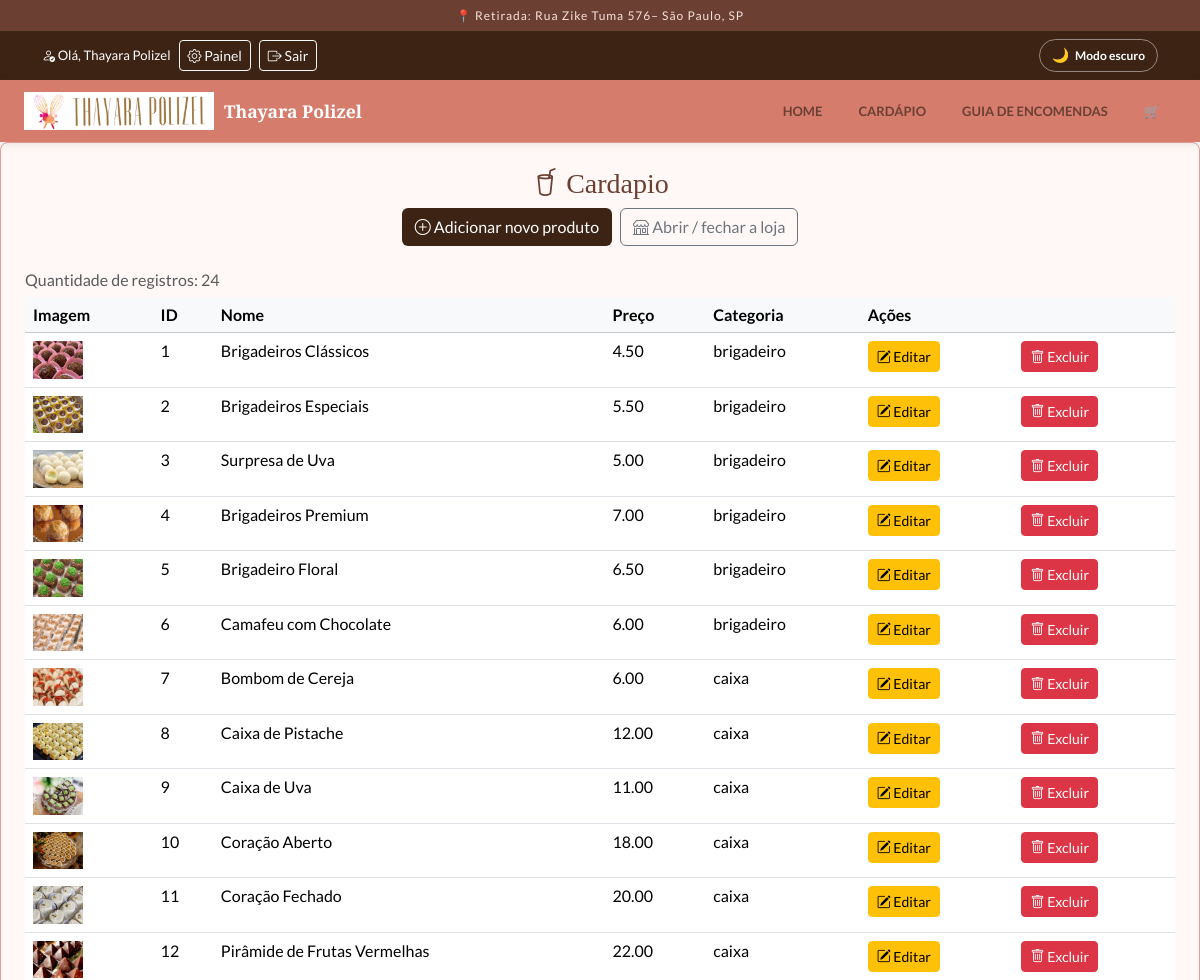
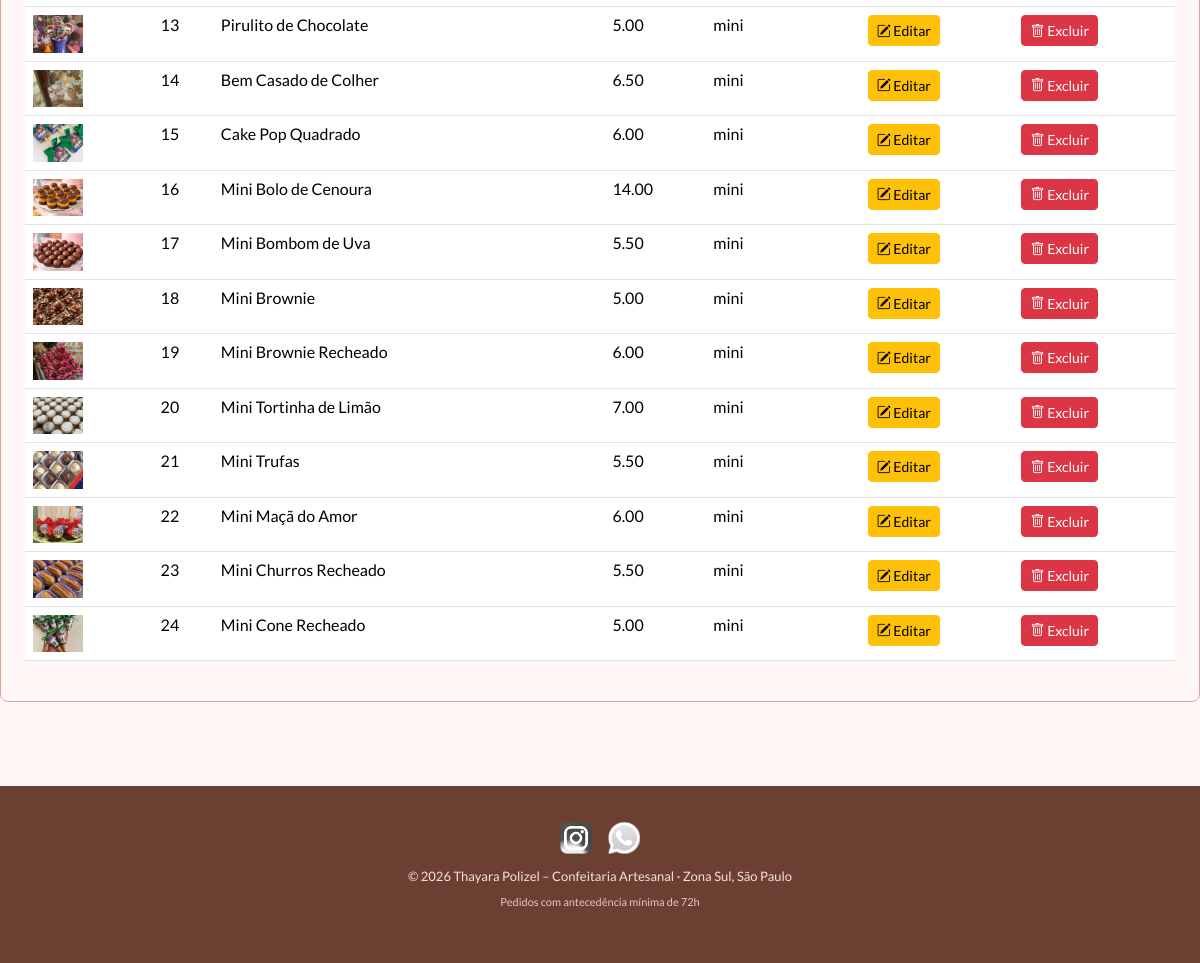
/administradora/cardapio-adm.php (signed in), run on the app's committed database (2 pictures, top to bottom).
### tables this page shows
CREATE TABLE IF NOT EXISTS produtos (
    id INT AUTO_INCREMENT PRIMARY KEY,
    nome VARCHAR(100) NOT NULL,
    preco DECIMAL(10, 2) NOT NULL,
    img VARCHAR(255) NOT NULL,
    cat VARCHAR(50) NOT NULL
);

### src/auth.php (called while the page is built, shortened)
<?php
function usuarioLogado(): ?array
{
    return $_SESSION['usuario'] ?? null;
}
function ehAdministrador(): bool
{
    $usuario = usuarioLogado();
    return $usuario !== null && $usuario['perfil'] === 'admin';
}

### src/cardapio_crud.php (called while the page is built, shortened)
<?php
function buscarCardapio(PDO $conexao): array
{
    $sql = "SELECT id, nome, preco, img, cat FROM produtos";
    $consulta = $conexao->prepare($sql);
    $consulta->execute();
    return $consulta->fetchAll(PDO::FETCH_ASSOC);
}

### administradora/cardapio-adm.php (the view, shortened to what this page needs)
<?php
require_once __DIR__ . '/../config.php';
require_once BASE_PATH . '/src/cardapio_crud.php';
require_once BASE_PATH . '/includes/cabecalho.php';
$produtosBanco = [];
try {
  $produtosBanco = buscarCardapio($conexao);
} catch (Throwable $e) {
  $erro = "Falha ao buscar Cardapio. Detalhes: <br>" .$e->getMessage();
}
?>
<section class="text-center mb-4 border rounded-3 p-4" style="border-color: var(--borda) !important;">
    <h3><i class="bi bi-cup-straw"></i> Cardapio</h3>
    <p class="d-flex gap-2 justify-content-center flex-wrap">
        <a class="btn text-white" style="background-color: var(--marrom-escuro);" href="<?= BASE_URL ?>/administradora/cardapio-adm_inserir.php"><i class="bi bi-plus-circle"></i> Adicionar novo produto</a>
        <a class="btn btn-outline-secondary" href="<?= BASE_URL ?>/administradora/loja-status.php"><i class="bi bi-shop"></i> Abrir / fechar a loja</a>
    </p>
    <div class="table-responsive">
        <table class="table table-hover caption-top">
            <caption>Quantidade de registros: <?= count($produtosBanco) ?> </caption>
            <thead class="align-middle table-light">
                <tr>
                    <th>Imagem</th>
                    <th>ID</th>
                    <th>Nome</th>
                    <th>Preço</th>
                    <th>Categoria</th>
                    <th colspan="2">Ações</th>
                </tr>
            </thead>
            <tbody>
<?php  foreach($produtosBanco as $produtos): ?>
                <tr>
                    <td><img src="<?= BASE_URL ?>/<?= $produtos['img'] ?>" alt="<?= htmlspecialchars($produtos['nome'], ENT_QUOTES, 'UTF-8') ?>" width="50" /></td>
                    <td><?= $produtos['id'] ?></td>
                    <td><?= htmlspecialchars($produtos['nome'], ENT_QUOTES, 'UTF-8') ?></td>
                    <td><?= $produtos['preco'] ?></td>
                    <td><?= htmlspecialchars($produtos['cat'], ENT_QUOTES, 'UTF-8') ?></td>
                    <td><a href="cardapio-adm_editar.php?id=<?= $produtos['id'] ?>" class="btn btn-warning btn-sm"><i class="bi bi-pencil-square"></i> Editar</a></td>
                    <td><a href="cardapio-adm_excluir.php?id=<?= $produtos['id'] ?>" class="btn btn-danger btn-sm"><i class="bi bi-trash"></i> Excluir</a></td>
                </tr>
<?php  endforeach; ?>
            </tbody>
        </table>
    </div>
</section>
<?php require_once BASE_PATH . "/includes/rodape.php"; ?>

### includes/cabecalho.php (shortened to what this page needs)
<?php
$paginaAtual = basename($_SERVER['PHP_SELF']);
function classeAtiva(string $arquivo, string $paginaAtual): string {
  return $arquivo === $paginaAtual ? 'active' : '';
}
$usuarioAtual = usuarioLogado();
?>
<!DOCTYPE html>
<html lang="pt-BR">
<?php require_once BASE_PATH . '/includes/head.php'; ?>
<body class="d-flex flex-column min-vh-100">
  <header>
    <div class="topo-localizacao">📍 Retirada: Rua Zike Tuma 576– São Paulo, SP</div>
    <div class="py-2" style="background-color: var(--marrom-escuro);">
          <div class="container d-flex flex-wrap align-items-center gap-2">
            <?php if ($usuarioAtual === null): ?>
              <a href="<?= BASE_URL ?>/login.php" class="btn btn-sm btn-outline-light">
                <i class="bi bi-people"></i> Usuário
              </a>
            <?php else: ?>
              <span class="text-white small">
                <i class="bi bi-person-check"></i>
                Olá, <?= htmlspecialchars($usuarioAtual['nome'], ENT_QUOTES, 'UTF-8') ?>
              </span>
              <?php if (ehAdministrador()): ?>
                <a href="<?= BASE_URL ?>/administradora/cardapio-adm.php" class="btn btn-sm btn-outline-light">
                  <i class="bi bi-gear"></i> Painel
                </a>
              <?php endif; ?>
              <a href="<?= BASE_URL ?>/logout.php" class="btn btn-sm btn-outline-light">
                <i class="bi bi-box-arrow-right"></i> Sair
              </a>
            <?php endif; ?>
            <button type="button" id="btn-tema" class="btn-tema ms-auto" aria-pressed="false">
              <span class="icone-tema" aria-hidden="true">🌙</span>
              <span class="texto-tema">Modo escuro</span>
            </button>
          </div>
      </div>
    <nav class="navbar-thay">
      <a href="<?= BASE_URL ?>/index.php" class="brand">
        <img src="<?= BASE_URL ?>/fotos/LogoBarra.png" alt="Logo Thayara" onerror="this.style.display='none'">
        Thayara Polizel
      </a>
      <ul class="nav-links">
        <li><a href="<?= BASE_URL ?>/index.php" class="<?= classeAtiva('index.php', $paginaAtual) ?>">Home</a></li>
        <li><a href="<?= BASE_URL ?>/cardapio/cardapio.php" class="<?= classeAtiva('cardapio.php', $paginaAtual) ?>">Cardápio</a></li>
        <li><a href="<?= BASE_URL ?>/guia.php" class="<?= classeAtiva('guia.php', $paginaAtual) ?>">Guia de Encomendas</a></li>
        <li>
          <a href="<?= BASE_URL ?>/carrinho.php" class="carrinho-link <?= classeAtiva('carrinho.php', $paginaAtual) ?>" title="Carrinho">
            🛒
          </a>
        </li>
      </ul>
    </nav>
  </header>
  <main class="flex-grow-1">

### includes/head.php (shortened to what this page needs)
<head>
  <link href="https://cdn.jsdelivr.net/npm/bootstrap@5.3.3/dist/css/bootstrap.min.css" rel="stylesheet">
  <link rel="stylesheet" href="https://cdn.jsdelivr.net/npm/bootstrap-icons@1.11.3/font/bootstrap-icons.min.css">
  <link rel="stylesheet" href="<?= BASE_URL ?>/css/style.css">
</head>

### includes/rodape.php (shortened to what this page needs)
  </main>
  <footer class="rodape">
    <div class="social-icons">
      <a href="https://instagram.com" target="_blank" rel="noopener" title="Instagram">
        <img src="<?= BASE_URL ?>/fotos/IconInstagram.png" alt="Instagram" onerror="this.parentElement.textContent='📸'">
      </a>
      <a href="https://wa.me/5511999999999" target="_blank" rel="noopener" title="WhatsApp">
        <img src="<?= BASE_URL ?>/fotos/IconWhatsapp.png" alt="WhatsApp" onerror="this.parentElement.textContent='💬'">
      </a>
    </div>
    <p style="margin:0; font-size:13px; color:var(--rosa-pastel);">
      &copy; <?= date('Y') ?> Thayara Polizel – Confeitaria Artesanal · Zona Sul, São Paulo
    </p>
    <p style="margin-top:6px; font-size:11px; color:var(--rosa-pastel); opacity:0.85;">
      Pedidos com antecedência mínima de 72h
    </p>
  </footer>
</body>
</html>

### css/style.css (style rules this page uses)
:root { --rosa-fundo: #fff8f6; --rosa-pastel: #f7e0db; --rosa-claro: #e5a095; --rosa-escuro: #c96a5a; --marrom: #6b4032; --marrom-claro: #7a5a52; --marrom-escuro: #3d2314; --radius: 12px; --fundo: var(--rosa-fundo); --superficie: #ffffff; --superficie-2: var(--rosa-pastel); --texto: var(--marrom-escuro); --texto-suave: var(--marrom-claro); --titulo: var(--marrom); --destaque: var(--rosa-escuro); --destaque-texto: var(--rosa-escuro); --borda: var(--rosa-claro); --sombra: rgba(107,64,50,.12); --sombra-forte: rgba(107,64,50,.20); --navbar-bg: #d67c6d; --navbar-texto: #ffffff; --nav-link: var(--marrom); --banner-1: var(--rosa-claro); --banner-2: #d67c6d; --banner-3: var(--rosa-escuro); --premium-bg: #fff8e1; --premium-borda: #f0c040; --premium-texto: #7a5900; }
body, .card-produto, .guia-card, .painel-carrinho, .rodape, .navbar-thay, .card-categoria, .cat-label { transition: background-color .25s ease, color .25s ease, border-color .25s ease; }
*, *::before, *::after { box-sizing: border-box; }
body { margin:0; font:15px/1.6 'Lato',sans-serif; background:var(--fundo); color:var(--texto); }
.topo-localizacao { background:var(--marrom); color:var(--rosa-pastel); text-align:center; font-size:12px; letter-spacing:.08em; padding:6px 16px; }
.navbar-thay { background:var(--navbar-bg); padding:0 24px; display:flex; align-items:center; justify-content:space-between; box-shadow:0 2px 8px var(--sombra); position:sticky; top:0; z-index:1000; }
.navbar-thay .brand { display:flex; align-items:center; gap:10px; padding:12px 0; color:var(--navbar-texto); text-decoration:none; font:600 1.1rem 'Playfair Display',serif; }
.navbar-thay .brand img { height:38px; object-fit:contain; }
.navbar-thay .nav-links { display:flex; align-items:center; gap:4px; margin:0; padding:0; list-style:none; }
.navbar-thay .nav-links a { display:block; padding:10px 16px; border-radius:8px; color:var(--nav-link); text-decoration:none; text-transform:uppercase; font:700 13px 'Lato',sans-serif; transition:.25s; }
.carrinho-link { font-size:18px; position:relative; }
h1,h2,h3 { color:var(--titulo); font-family:'Playfair Display',serif; }
.rodape { margin-top:60px; padding:36px 24px; text-align:center; background:var(--marrom); color:var(--rosa-pastel); }
.rodape a { color:var(--rosa-pastel); text-decoration:none; font-size:13px; }
.social-icons { display:flex; justify-content:center; gap:16px; margin-bottom:12px; }
.social-icons img { width:32px; height:32px; filter:brightness(1.8) saturate(0); transition:.25s; }
.btn-tema { display:inline-flex; align-items:center; gap:6px; padding:4px 12px; border:1px solid rgba(255,255,255,.45); border-radius:30px; background:transparent; color:#fff; cursor:pointer; font:600 12px 'Lato',sans-serif; line-height:1.6; transition:.25s; }
.btn-tema .icone-tema { font-size:14px; }

### data on the page
produtos: img (picture), id "1", nome "Brigadeiros Clássicos", preco "4.50", cat "brigadeiro"
produtos: img (picture), id "2", nome "Brigadeiros Especiais", preco "5.50", cat "brigadeiro"
produtos: img (picture), id "3", nome "Surpresa de Uva", preco "5.00", cat "brigadeiro"
produtos: img (picture), id "4", nome "Brigadeiros Premium", preco "7.00", cat "brigadeiro"
produtos: img (picture), id "5", nome "Brigadeiro Floral", preco "6.50", cat "brigadeiro"
produtos: img (picture), id "6", nome "Camafeu com Chocolate", preco "6.00", cat "brigadeiro"
produtos: img (picture), id "7", nome "Bombom de Cereja", preco "6.00", cat "caixa"
produtos: img (picture), id "8", nome "Caixa de Pistache", preco "12.00", cat "caixa"
produtos: img (picture), id "9", nome "Caixa de Uva", preco "11.00", cat "caixa"
produtos: img (picture), id "10", nome "Coração Aberto", preco "18.00", cat "caixa"
produtos: img (picture), id "11", nome "Coração Fechado", preco "20.00", cat "caixa"
produtos: img (picture), id "12", nome "Pirâmide de Frutas Vermelhas", preco "22.00", cat "caixa"
produtos: img (picture), id "13", nome "Pirulito de Chocolate", preco "5.00", cat "mini"
produtos: img (picture), id "14", nome "Bem Casado de Colher", preco "6.50", cat "mini"
produtos: img (picture), id "15", nome "Cake Pop Quadrado", preco "6.00", cat "mini"
produtos: img (picture), id "16", nome "Mini Bolo de Cenoura", preco "14.00", cat "mini"
produtos: img (picture), id "17", nome "Mini Bombom de Uva", preco "5.50", cat "mini"
produtos: img (picture), id "18", nome "Mini Brownie", preco "5.00", cat "mini"
produtos: img (picture), id "19", nome "Mini Brownie Recheado", preco "6.00", cat "mini"
produtos: img (picture), id "20", nome "Mini Tortinha de Limão", preco "7.00", cat "mini"
produtos: img (picture), id "21", nome "Mini Trufas", preco "5.50", cat "mini"
produtos: img (picture), id "22", nome "Mini Maçã do Amor", preco "6.00", cat "mini"
produtos: img (picture), id "23", nome "Mini Churros Recheado", preco "5.50", cat "mini"
produtos: img (picture), id "24", nome "Mini Cone Recheado", preco "5.00", cat "mini"

### other printed values
$usuarioAtual['nome'] "Thayara Polizel"
count($produtosBanco) "24"
